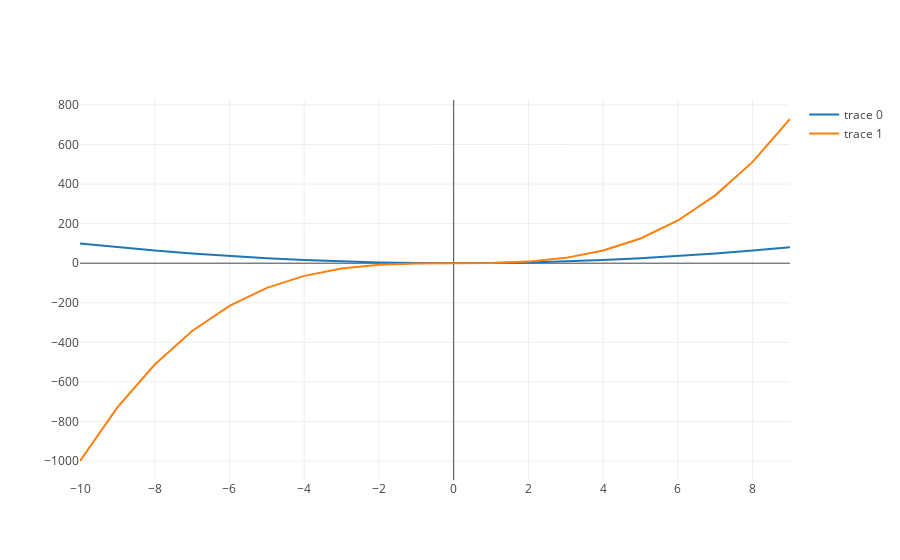

The notebook cell this image was saved under:
### Markdown cell above
# Quadratic and Cubic Functions
basic polynomial equations

$$y = x^2$$
$$y = x^3$$

### Code cell
import plotly.graph_objs as go
from plotly.offline import download_plotlyjs, init_notebook_mode, plot, iplot

init_notebook_mode(connected=True)

# Define two simple polynomial functions as lambdas
quadr=lambda x : x*x
cubic=lambda x : x*x*x

# calculate x and y values for two series
x=list(range(-10,10))
y1 = list(map(quadr, x))
y2 = list(map(cubic, x))

# Plot the two series
iplot([go.Scatter(x=x, y=y1),go.Scatter(x=x, y=y2)])

### Figure 1 — Plotly figure (JSON) as saved in the notebook; plotly's stock layout.template omitted (floating-point values rounded to 4 significant figures)
{"data": [{"type": "scatter", "uid": "4b53406d-42d7-4fbf-9449-31feaeb39d5c", "x": [-10, -9, -8, -7, -6, -5, -4, -3, -2, -1, 0, 1, 2, 3, 4, 5, 6, 7, 8, 9], "y": [100, 81, 64, 49, 36, 25, 16, 9, 4, 1, 0, 1, 4, 9, 16, 25, 36, 49, 64, 81]}, {"type": "scatter", "uid": "9185f539-8b88-4fcd-bfb1-403f1b311ec4", "x": [-10, -9, -8, -7, -6, -5, -4, -3, -2, -1, 0, 1, 2, 3, 4, 5, 6, 7, 8, 9], "y": [-1000, -729, -512, -343, -216, -125, -64, -27, -8, -1, 0, 1, 8, 27, 64, 125, 216, 343, 512, 729]}], "layout": {}}
